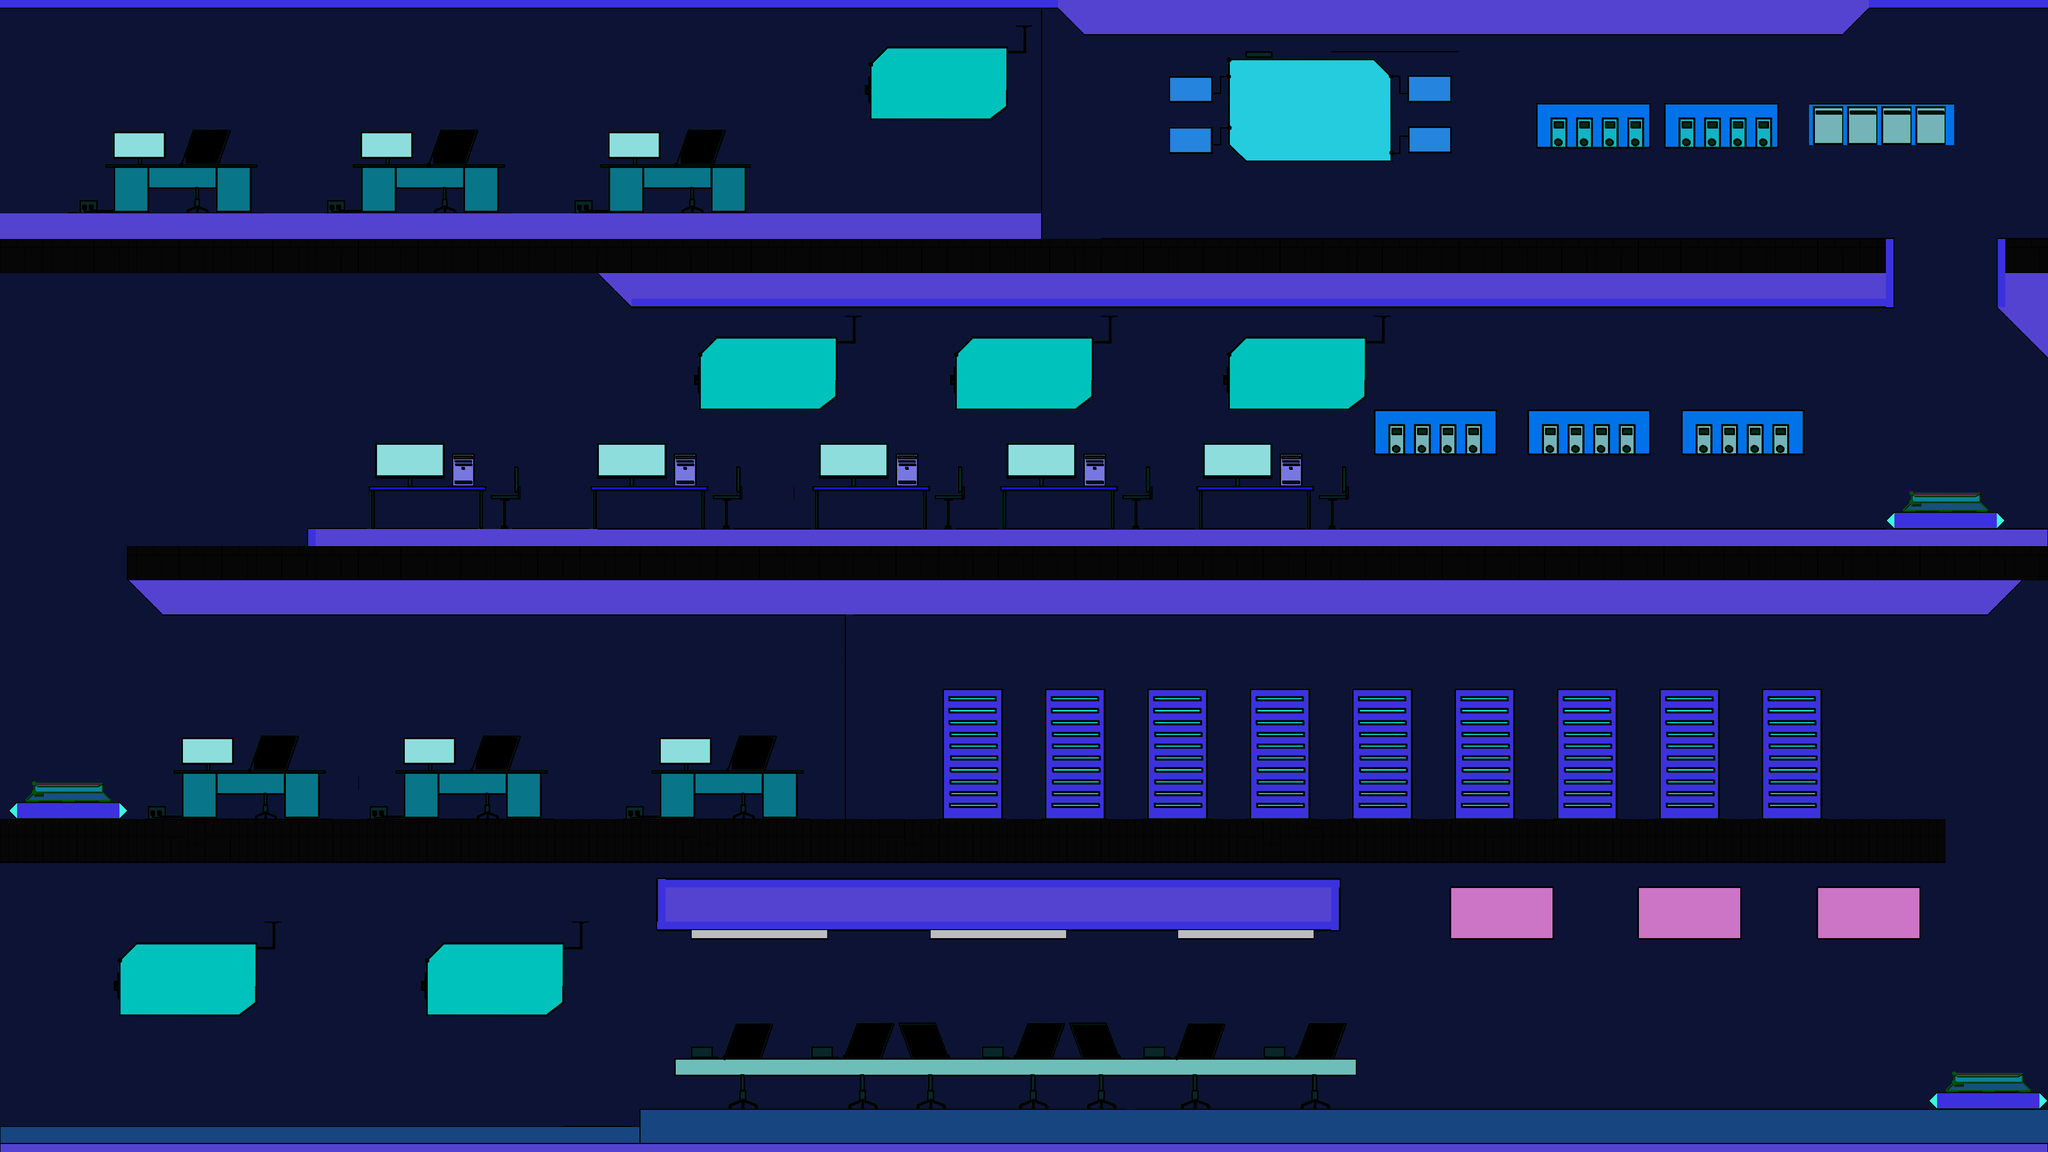

A 2D game scene composited from a Tiled map and its tileset images. What follows is a short description and the map's XML, with each tile layer's data collapsed to a summary:
An orthogonal 240x135 tile map with 16x16 px tiles, 1 tile layer (Level_Map).

<map version="1.4" tiledversion="1.4.1" orientation="orthogonal" renderorder="right-down" width="240" height="135" tilewidth="16" tileheight="16" infinite="0" nextlayerid="7" nextobjectid="2">
 <tileset firstgid="1" source="Sprite01.tsx" />
 <layer id="3" name="Level_Map" width="240" height="135">
  <data>[32400 cells, 32400 non-empty, 1716 distinct tile ids]</data>
 </layer>
 <objectgroup id="6" name="Object Layer 1" />
</map>